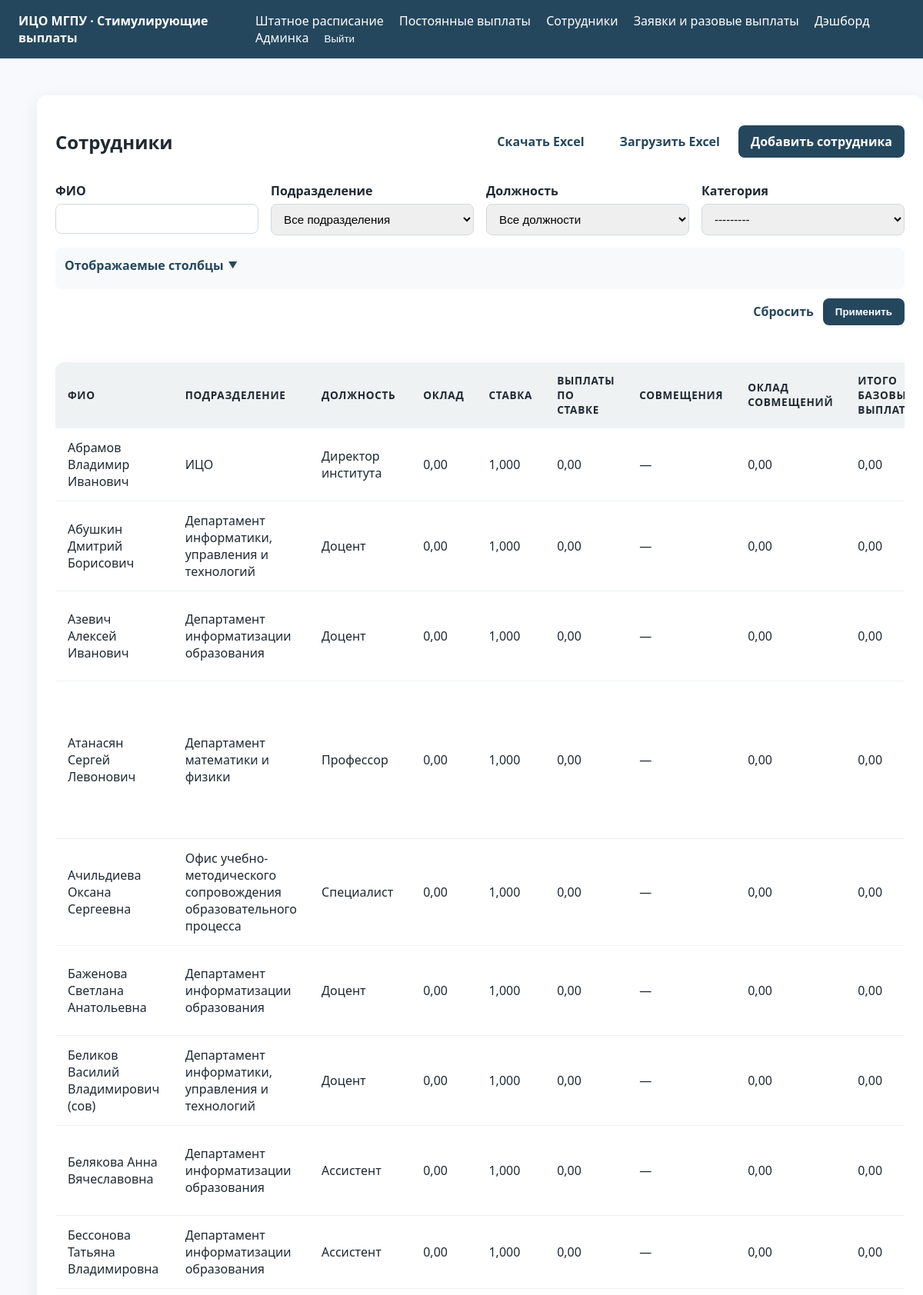
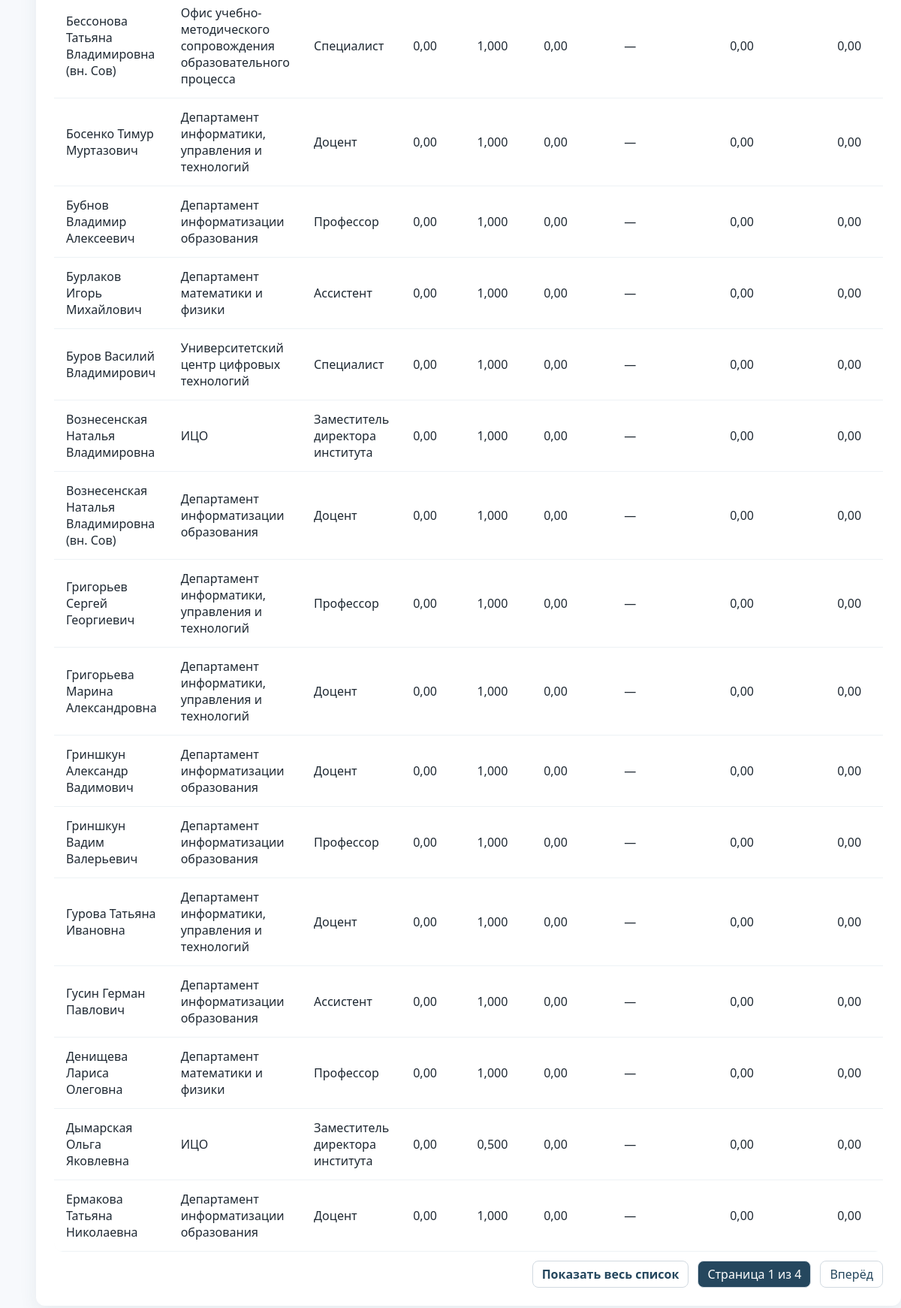
Screenshot of /employees/ (signed in) with the database file from the repository (2 pictures, top to bottom).
### stimuli/models.py (models this page shows, shortened)
class Employee(models.Model):
    class Category(models.TextChoices):
        AUP = 'АУП', _('Административно-управленческий персонал')
        PPS = 'ППС', _('Профессорско-преподавательский состав')
        OTHER = 'Другое', _('Другое')
    full_name = models.CharField('ФИО', max_length=255)
    division = models.ForeignKey('staffing.Division', on_delete=models.PROTECT, related_name='employees', verbose_name='Подразделение')
    position = models.ForeignKey('staffing.Position', on_delete=models.PROTECT, related_name='employees', verbose_name='Должность')
    category = models.CharField('Категория', max_length=32, choices=Category.choices)
    rate = models.DecimalField('Ставка', max_digits=6, decimal_places=3, default=1)
    allowance_amount = models.DecimalField('Надбавка', max_digits=12, decimal_places=2, default=0)
    allowance_reason = models.CharField('Основание надбавки', max_length=255, blank=True)
    allowance_until = models.DateField('Срок надбавки', blank=True, null=True)
    payment = models.DecimalField('Выплата', max_digits=12, decimal_places=2, default=0)
    justification = models.TextField('Обоснование', blank=True)
    created_at = models.DateTimeField('Создано', auto_now_add=True)
    updated_at = models.DateTimeField('Обновлено', auto_now=True)
    class Meta:
        ordering = ['full_name']
        verbose_name = 'Сотрудник'
        verbose_name_plural = 'Сотрудники'
    @property
    def salary_amount(self):
        base = self.position.base_salary if self.position else Decimal('0')
        rate = self.rate or Decimal('0')
        return base * rate
    @property
    def assignments_salary_amount(self):
        total = Decimal('0')
        for assignment in self.assignments.select_related('position').all():
            base = assignment.position.base_salary if assignment.position else Decimal('0')
            rate = assignment.rate or Decimal('0')
            total += base * rate
        return total
    @property
    def total_salary_amount(self):
        return self.salary_amount + self.assignments_salary_amount
    @property
    def allowance_total(self):
        total = self.allowance_amount or Decimal('0')
        for assignment in self.assignments.all():
            total += assignment.allowance_amount or Decimal('0')
        return total
    @property
    def total_payments(self):
        payment = self.payment or Decimal('0')
        return self.total_salary_amount + self.allowance_total + payment

### staffing/models.py (models this page shows)
class Division(models.Model):
    name = models.CharField('Название подразделения', max_length=255, unique=True)
    class Meta:
        ordering = ['name']
        verbose_name = 'Подразделение'
        verbose_name_plural = 'Подразделения'
    def __str__(self) -> str:
        return self.name

class Position(models.Model):
    name = models.CharField('Название должности', max_length=255, unique=True)
    base_salary = models.DecimalField('Оклад', max_digits=12, decimal_places=2, default=Decimal('0'))
    class Meta:
        ordering = ['name']
        verbose_name = 'Должность'
        verbose_name_plural = 'Должности'
    def __str__(self) -> str:
        return self.name

### stimuli/views.py (the view)
# urls.py: path('employees/', views.EmployeeListView.as_view(), name='employee-list'),
class EmployeeListView(LoginRequiredMixin, PermissionRequiredMixin, generic.ListView):
    model = Employee
    template_name = 'stimuli/employee_list.html'
    context_object_name = 'employees'
    paginate_by = 25
    permission_required = 'stimuli.view_employee'
    AVAILABLE_COLUMNS = [
        ('division', 'Подразделение'),
        ('position', 'Должность'),
        ('base_salary', 'Оклад'),
        ('rate', 'Ставка'),
        ('salary', 'Выплаты по ставке'),
        ('assignments', 'Совмещения'),
        ('assignments_salary', 'Оклад совмещений'),
        ('total_salary', 'Итого базовых выплат'),
        ('allowance_amount', 'Надбавка'),
        ('allowance_reason', 'Основание надбавки'),
        ('allowance_until', 'Срок надбавки'),
        ('payment', 'Выплата'),
        ('justification', 'Обоснование'),
        ('total_payments', 'Итого выплат'),
    ]
    DEFAULT_COLUMNS = [
        'division',
        'position',
        'base_salary',
        'rate',
        'salary',
        'assignments',
        'assignments_salary',
        'total_salary',
        'allowance_amount',
        'allowance_reason',
        'allowance_until',
        'payment',
        'justification',
        'total_payments',
    ]
    def get_paginate_by(self, queryset):
        if self.request.GET.get('show') == 'all':
            return None
        return self.paginate_by
    def get_queryset(self):
        qs = Employee.objects.select_related('division', 'position').prefetch_related('requests__requested_by', 'assignments__position')
        self.filterset = EmployeeFilter(self.request.GET or None, queryset=qs)
        return self.filterset.qs
    def get_context_data(self, **kwargs):
        context = super().get_context_data(**kwargs)
        context['filter'] = getattr(
            self,
            'filterset',
            EmployeeFilter(None, queryset=self.model.objects.all())
        )
        selected_columns = self.get_selected_columns()
        user = self.request.user
        show_all = self.request.GET.get('show') == 'all'
        context.update({
            'available_columns': self.AVAILABLE_COLUMNS,
            'selected_columns': selected_columns,
            'show_all': show_all,
            'show_all_url': self._build_query(show='all'),
            'paginate_url': self._build_query(show=None),
        })
        extra_cols = 1 + len(selected_columns)
        if user.has_perm('stimuli.change_employee'):
            extra_cols += 1
        context['table_colspan'] = extra_cols
        return context
    def get_selected_columns(self):
        valid_keys = [key for key, _ in self.AVAILABLE_COLUMNS]
        requested = self.request.GET.getlist('columns')
        if requested:
            selected = [key for key in requested if key in valid_keys]
        else:
            selected = list(self.DEFAULT_COLUMNS)
        if not selected:
            selected = list(self.DEFAULT_COLUMNS)
        return selected
    def _build_query(self, **updates):
        params = self.request.GET.copy()
        for key, value in updates.items():
            if value is None:
                params.pop(key, None)
            else:
                params[key] = value
        encoded = params.urlencode()
        return '?' + encoded if encoded else ''

### stimuli/templates/stimuli/employee_list.html (shortened to what this page needs)
{% extends 'base.html' %}
{% block content %}
<div class="card content-card">
    <div style="display:flex; justify-content:space-between; align-items:center; margin-bottom: 16px;">
        <h2>Сотрудники</h2>
        <div style="display:flex; gap:8px;">
            {% if perms.stimuli.view_employee %}
                <a class="btn btn-success" href="{% url 'employee-excel-template' %}">
                    Скачать Excel
                </a>
            {% endif %}
            {% if perms.stimuli.add_employee %}
                <a class="btn btn-info" href="{% url 'employee-excel-upload' %}">
                    Загрузить Excel
                </a>
                <a class="btn btn-primary" href="{% url 'employee-add' %}">Добавить сотрудника</a>
            {% endif %}
        </div>
    </div>
    <div class="filter-wrapper">
    <form method="get" class="filter-form">
        <div class="form-grid">
            {% for field in filter.form %}
                <div>
                    <label>{{ field.label }}</label>
                    {{ field }}
                </div>
            {% endfor %}
        </div>
        <details class="column-selector" style="margin-top:16px;">
            <summary>Отображаемые столбцы</summary>
        </details>
        <div class="filter-actions">
            <a href="{% url 'employee-list' %}" class="btn btn-text">Сбросить</a>
            <button type="submit" class="btn btn-primary">Применить</button>
        </div>
    </form>
    </div>
    <div class="table-wrapper">
    <table class="table">
        <thead>
            <tr>
                <th>ФИО</th>
                {% for key, label in available_columns %}
                    {% if key in selected_columns %}
                        <th>{{ label }}</th>
                    {% endif %}
                {% endfor %}
            </tr>
        </thead>
        <tbody>
            {% for employee in employees %}
                <tr>
                    <td>{{ employee.full_name }}</td>
                    {% for key, label in available_columns %}
                        {% if key in selected_columns %}
                            <td>
                                {% if key == 'division' %}
                                    {{ employee.division.name|default:'—' }}
                                {% elif key == 'position' %}
                                    {{ employee.position.name|default:'—' }}
                                {% elif key == 'base_salary' %}
                                    {{ employee.position.base_salary|default:0|floatformat:2 }}
                                {% elif key == 'rate' %}
                                    {{ employee.rate|floatformat:3 }}
                                {% elif key == 'salary' %}
                                    {{ employee.salary_amount|floatformat:2 }}
                                {% elif key == 'assignments' %}
                                    {% with assignments=employee.assignments.all %}
                                        {% if assignments %}
                                            <ul class="assignment-list">
                                                {% for item in assignments %}
                                                    <li>
                                                        {{ item.position.name|default:'—' }} — {{ item.rate|floatformat:3 }}
                                                        {% if item.allowance_amount %}
                                                            (надбавка {{ item.allowance_amount|floatformat:2 }}{% if item.allowance_until %}, до {{ item.allowance_until|date:'d.m.Y' }}{% endif %})
                                                        {% endif %}
                                                    </li>
                                                {% endfor %}
                                            </ul>
                                        {% else %}
                                            —
                                        {% endif %}
                                    {% endwith %}
                                {% elif key == 'assignments_salary' %}
                                    {{ employee.assignments_salary_amount|floatformat:2 }}
                                {% elif key == 'total_salary' %}
                                    {{ employee.total_salary_amount|floatformat:2 }}
                                {% elif key == 'allowance_amount' %}
                                    {{ employee.allowance_total|floatformat:2 }}
                                {% elif key == 'allowance_reason' %}
                                    {{ employee.allowance_reason|default:'—' }}
                                {% elif key == 'allowance_until' %}
                                    {{ employee.allowance_until|date:'d.m.Y'|default:'—' }}
                                {% elif key == 'payment' %}
                                    {{ employee.payment|floatformat:2 }}
                                {% elif key == 'justification' %}
                                    {{ employee.justification|default:'—'|linebreaksbr }}
                                {% elif key == 'total_payments' %}
                                    {{ employee.total_payments|floatformat:2 }}
                                {% endif %}
                            </td>
                        {% endif %}
                    {% endfor %}
                </tr>
            {% empty %}
                <tr>
                    <td colspan="{{ table_colspan }}">Нет сотрудников под выбранные фильтры.</td>
                </tr>
            {% endfor %}
        </tbody>
    </table>
    </div>
    <div class="pagination" style="margin-top:12px;">
        {% if show_all %}
            <a href="{{ paginate_url }}" class="btn btn-text">Постранично</a>
        {% else %}
            <a href="{{ show_all_url }}" class="btn btn-text">Показать весь список</a>
        {% endif %}
        {% if is_paginated %}
            <span class="current">Страница {{ page_obj.number }} из {{ page_obj.paginator.num_pages }}</span>
            {% if page_obj.has_next %}
                <a href="?page={{ page_obj.next_page_number }}">Вперёд</a>
            {% endif %}
        {% endif %}
    </div>
</div>
{% endblock %}

### static/css/main.css (style rules this page uses)
:root { --primary: #25475e; --accent: #f0a500; --bg: #f7f9fc; }
body { font-family: 'Segoe UI', -apple-system, BlinkMacSystemFont, 'Roboto', sans-serif; font-size: 16px; color: #1f2933; background-color: var(--bg); margin: 0; }
a { color: var(--primary); text-decoration: none; }
.content-card .filter-wrapper { margin-bottom: 12px; }
.table-wrapper { overflow-x: auto; border-radius: 12px; margin-top: 16px; }
.table { width: 100%; border-collapse: collapse; background-color: #fff; border-radius: 12px; overflow: hidden; box-shadow: 0 8px 24px rgba(37, 71, 94, 0.08); margin-top: 16px; }
.table thead { background-color: rgba(37, 71, 94, 0.07); font-size: 0.85rem; text-transform: uppercase; letter-spacing: 0.05em; }
.table th, .table td { padding: 14px 16px; border-bottom: 1px solid #edf2f5; text-align: left; }
.btn { display: inline-flex; align-items: center; gap: 6px; padding: 10px 16px; border-radius: 8px; border: none; cursor: pointer; font-weight: 600; transition: all 0.2s ease; }
.btn-primary { background-color: var(--primary); color: #fff; }
.btn-text { background: transparent; color: var(--primary); padding: 0; }
.card { background-color: #fff; border-radius: 12px; box-shadow: 0 8px 24px rgba(37, 71, 94, 0.08); padding: 24px; margin-bottom: 24px; }
.content-card { width: 100%; }
.form-grid { display: grid; grid-template-columns: repeat(auto-fit, minmax(240px, 1fr)); gap: 16px; }
.filter-form { margin-bottom: 16px; }
.filter-wrapper { overflow-x: auto; }
.filter-actions { display: flex; justify-content: flex-end; gap: 12px; margin-top: 12px; }
.column-selector { background: rgba(37, 71, 94, 0.03); border-radius: 8px; padding: 12px; }
.column-selector summary { cursor: pointer; font-weight: 600; color: #25475e; margin-bottom: 8px; list-style: none; display: inline-flex; align-items: center; gap: 6px; }
.column-selector summary::after { content: '\25BC'; font-size: 0.75rem; transition: transform 0.2s ease; }
.form-grid label { display: block; font-weight: 600; margin-bottom: 6px; }
.form-grid input, .form-grid select, .form-grid textarea { width: 100%; padding: 10px 12px; border-radius: 8px; border: 1px solid #d1d9e0; font-size: 0.95rem; box-sizing: border-box; }
.pagination { display: flex; justify-content: flex-end; gap: 12px; margin-top: 16px; }
.pagination a, .pagination span { padding: 6px 12px; border-radius: 8px; border: 1px solid #d1d9e0; }
.pagination .current { background-color: var(--primary); color: #fff; }

### rows the page displays
Employee: full_name "Абрамов Владимир Иванович", division.name "ИЦО", position.name "Директор института", position.base_salary "0,00", rate "1,000", salary_amount "0,00", assignments_salary_amount "0,00", total_salary_amount "0,00"
Employee: full_name "Абушкин Дмитрий Борисович", division.name "Департамент информатики, управления и технологий", position.name "Доцент", position.base_salary "0,00", rate "1,000", salary_amount "0,00", assignments_salary_amount "0,00", total_salary_amount "0,00"
Employee: full_name "Азевич Алексей Иванович", division.name "Департамент информатизации образования", position.name "Доцент", position.base_salary "0,00", rate "1,000", salary_amount "0,00", assignments_salary_amount "0,00", total_salary_amount "0,00"
Employee: full_name "Атанасян Сергей Левонович", division.name "Департамент математики и физики", position.name "Профессор", position.base_salary "0,00", rate "1,000", salary_amount "0,00", assignments_salary_amount "0,00", total_salary_amount "0,00"
Employee: full_name "Ачильдиева Оксана Сергеевна", division.name "Офис учебно-методического сопровождения образовательного процесса", position.name "Специалист", position.base_salary "0,00", rate "1,000", salary_amount "0,00", assignments_salary_amount "0,00", total_salary_amount "0,00"
Employee: full_name "Баженова Светлана Анатольевна", division.name "Департамент информатизации образования", position.name "Доцент", position.base_salary "0,00", rate "1,000", salary_amount "0,00", assignments_salary_amount "0,00", total_salary_amount "0,00"
Employee: full_name "Беликов Василий Владимирович (сов)", division.name "Департамент информатики, управления и технологий", position.name "Доцент", position.base_salary "0,00", rate "1,000", salary_amount "0,00", assignments_salary_amount "0,00", total_salary_amount "0,00"
Employee: full_name "Белякова Анна Вячеславовна", division.name "Департамент информатизации образования", position.name "Ассистент", position.base_salary "0,00", rate "1,000", salary_amount "0,00", assignments_salary_amount "0,00", total_salary_amount "0,00"
Employee: full_name "Бессонова Татьяна Владимировна", division.name "Департамент информатизации образования", position.name "Ассистент", position.base_salary "0,00", rate "1,000", salary_amount "0,00", assignments_salary_amount "0,00", total_salary_amount "0,00"
Employee: full_name "Бессонова Татьяна Владимировна (вн. Сов)", division.name "Офис учебно-методического сопровождения образовательного процесса", position.name "Специалист", position.base_salary "0,00", rate "1,000", salary_amount "0,00", assignments_salary_amount "0,00", total_salary_amount "0,00"
Employee: full_name "Босенко Тимур Муртазович", division.name "Департамент информатики, управления и технологий", position.name "Доцент", position.base_salary "0,00", rate "1,000", salary_amount "0,00", assignments_salary_amount "0,00", total_salary_amount "0,00"
Employee: full_name "Бубнов Владимир Алексеевич", division.name "Департамент информатизации образования", position.name "Профессор", position.base_salary "0,00", rate "1,000", salary_amount "0,00", assignments_salary_amount "0,00", total_salary_amount "0,00"
Employee: full_name "Бурлаков Игорь Михайлович", division.name "Департамент математики и физики", position.name "Ассистент", position.base_salary "0,00", rate "1,000", salary_amount "0,00", assignments_salary_amount "0,00", total_salary_amount "0,00"
Employee: full_name "Буров Василий Владимирович", division.name "Университетский центр цифровых технологий", position.name "Специалист", position.base_salary "0,00", rate "1,000", salary_amount "0,00", assignments_salary_amount "0,00", total_salary_amount "0,00"
Employee: full_name "Вознесенская Наталья Владимировна", division.name "ИЦО", position.name "Заместитель директора института", position.base_salary "0,00", rate "1,000", salary_amount "0,00", assignments_salary_amount "0,00", total_salary_amount "0,00"
Employee: full_name "Вознесенская Наталья Владимировна (вн. Сов)", division.name "Департамент информатизации образования", position.name "Доцент", position.base_salary "0,00", rate "1,000", salary_amount "0,00", assignments_salary_amount "0,00", total_salary_amount "0,00"
Employee: full_name "Григорьев Сергей Георгиевич", division.name "Департамент информатики, управления и технологий", position.name "Профессор", position.base_salary "0,00", rate "1,000", salary_amount "0,00", assignments_salary_amount "0,00", total_salary_amount "0,00"
Employee: full_name "Григорьева Марина Александровна", division.name "Департамент информатики, управления и технологий", position.name "Доцент", position.base_salary "0,00", rate "1,000", salary_amount "0,00", assignments_salary_amount "0,00", total_salary_amount "0,00"
Employee: full_name "Гриншкун Александр Вадимович", division.name "Департамент информатизации образования", position.name "Доцент", position.base_salary "0,00", rate "1,000", salary_amount "0,00", assignments_salary_amount "0,00", total_salary_amount "0,00"
Employee: full_name "Гриншкун Вадим Валерьевич", division.name "Департамент информатизации образования", position.name "Профессор", position.base_salary "0,00", rate "1,000", salary_amount "0,00", assignments_salary_amount "0,00", total_salary_amount "0,00"
Employee: full_name "Гурова Татьяна Ивановна", division.name "Департамент информатики, управления и технологий", position.name "Доцент", position.base_salary "0,00", rate "1,000", salary_amount "0,00", assignments_salary_amount "0,00", total_salary_amount "0,00"
Employee: full_name "Гусин Герман Павлович", division.name "Департамент информатизации образования", position.name "Ассистент", position.base_salary "0,00", rate "1,000", salary_amount "0,00", assignments_salary_amount "0,00", total_salary_amount "0,00"
Employee: full_name "Денищева Лариса Олеговна", division.name "Департамент математики и физики", position.name "Профессор", position.base_salary "0,00", rate "1,000", salary_amount "0,00", assignments_salary_amount "0,00", total_salary_amount "0,00"
Employee: full_name "Дымарская Ольга Яковлевна", division.name "ИЦО", position.name "Заместитель директора института", position.base_salary "0,00", rate "0,500", salary_amount "0,00", assignments_salary_amount "0,00", total_salary_amount "0,00"
Employee: full_name "Ермакова Татьяна Николаевна", division.name "Департамент информатизации образования", position.name "Доцент", position.base_salary "0,00", rate "1,000", salary_amount "0,00", assignments_salary_amount "0,00", total_salary_amount "0,00"

### other values shown
{{ field.label }} "ФИО" "Подразделение" "Должность" "Категория"
{{ label }} "ПОДРАЗДЕЛЕНИЕ" "ДОЛЖНОСТЬ" "ОКЛАД" "СТАВКА" "ВЫПЛАТЫ ПО СТАВКЕ" "СОВМЕЩЕНИЯ" "ОКЛАД СОВМЕЩЕНИЙ"
{{ page_obj.number }} "1"
{{ page_obj.paginator.num_pages }} "4"
